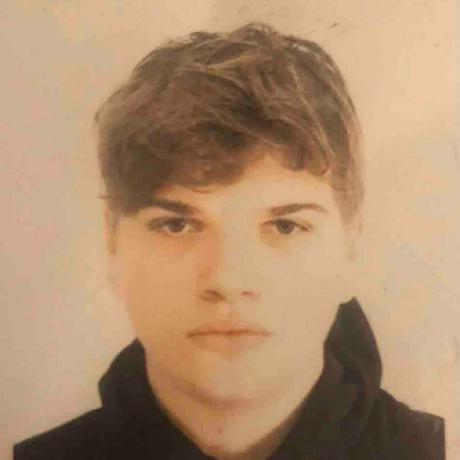
#> input picture scripts/portrait-source.jpg, 460 x 460 px
$ python make_portrait.py
#> lines starting #> are read from the running program, lines starting #| are printed output that depends on the picture
#!/usr/bin/env python3
"""Turn a photo into the animated ASCII portrait at the top of the README.

Run it by hand rather than on a schedule, since the photo only changes when
you change it:

    python3 scripts/make_portrait.py            # rebuild portrait.svg
    python3 scripts/make_portrait.py --preview  # print it to the terminal

Needs Pillow, NumPy and fontTools (the daily stats script needs none of
these; keeping them here means the workflow stays dependency-free).

Two things make the result readable rather than mush:

  * The ramp is measured, not guessed. Every candidate glyph is rendered in
    the real typeface and ranked by how much ink it actually puts in its
    cell, so the steps are evenly spaced in tone. A hand-written ramp like
    " .:-=+*#@" assumes a coverage order the font may not honour.
  * The photo gets local contrast before sampling. This is a scanned print
    whose background (luminance 178-206) overlaps the lit cheek (168-182),
    so no global threshold can separate them; subtracting a heavy blur
    restores the local detail a plain autocontrast flattens.

The typeface is subset to just the ramp glyphs and inlined as base64. That
isn't decoration: an SVG loaded through <img> may not fetch subresources, so
a linked font would never arrive, and the grid assumes an advance width of
exactly 0.6 em, and a viewer whose default monospace is narrower would see the
portrait squeezed. The subset costs about 2 KB.
"""
import argparse
import base64
import io
import os

import numpy as np
from PIL import Image, ImageDraw, ImageFilter, ImageFont, ImageOps

HERE = os.path.dirname(os.path.abspath(__file__))
ROOT = os.path.dirname(HERE)
TTF = os.path.join(HERE, "fonts", "JetBrainsMono-Regular.ttf")
SOURCE = os.path.join(HERE, "portrait-source.jpg")
OUT = os.path.join(ROOT, "assets", "portrait.svg")

# Glyphs allowed in the ramp: no XML metacharacters, nothing that reads as
# punctuation noise at 8px, and no space-lookalikes beyond the space itself.
CANDIDATES = " .':^~+-\\/|][)(tfjrxnuvczXYUJCLQ0OZmwqpdbkhao*#MW&8%B@$"

COLS = 72               # grid width in characters
CROP = (70, 0, 400, 424)  # source pixels: tighten onto head and shoulders
BLUR_FRAC = 0.09        # local-contrast radius, as a fraction of crop width
BLUR_AMOUNT = 1.1       # how much of the high-pass detail to add back
WHITE_POINT = 0.22      # ink below this is background: drop it to blank
GAMMA = 0.92            # <1 lifts the midtones the white point pulls down
VIGNETTE = (0.82, 1.30) # normalised radii: fully opaque -> fully faded
LEVELS = 11             # ramp steps

FS = 8.0                # font size, px
LH = 8.0                # line height, px; tight, so cells stay square-ish
ADV = 0.6               # JetBrains Mono advance width, em
PAD = 6.0
ROW_DUR = 0.09          # one row's wipe
ROW_STEP = 0.042        # stagger between rows
ROW_FADE = 0.55         # each row keeps easing up long after its wipe lands,
                        # so a soft band travels down the image instead of
                        # rows snapping on one at a time

INK_LIGHT, INK_DARK = "#30363d", "#c9d1d9"
CURSOR = "#2da44e"


# ---------------------------------------------------------------- ramp

def measure_coverage(px=64):
    """Ink coverage of each candidate glyph in its own cell, 0..1."""
    font = ImageFont.truetype(TTF, px)
    cell = (max(int(round(font.getlength("M"))), 1), px)
    out = {}
    for ch in CANDIDATES:
        img = Image.new("L", cell, 0)
        ImageDraw.Draw(img).text((0, 0), ch, fill=255, font=font, anchor="la")
        out[ch] = sum(img.getdata()) / (255.0 * cell[0] * cell[1])
    return out


def build_ramp(coverage, levels):
    """Glyphs whose measured coverage is as evenly spaced as possible."""
    ranked = sorted(coverage.items(), key=lambda kv: kv[1])
    lo, hi = ranked[0][1], ranked[-1][1]
    ramp = []
    for i in range(levels):
        target = lo + (hi - lo) * i / (levels - 1)
        ch = min(ranked, key=lambda kv: abs(kv[1] - target))[0]
        if not ramp or ch != ramp[-1]:
            ramp.append(ch)
    return "".join(ramp)


# ---------------------------------------------------------------- image

def vignette_mask(shape, inner, outer):
    h, w = shape
    yy, xx = np.mgrid[0:h, 0:w]
    r = np.hypot((xx - w / 2) / (w / 2), (yy - h / 2) / (h / 2))
    return np.clip((outer - r) / (outer - inner), 0.0, 1.0)


def to_grid(path, ramp):
    """Sample the photo into a grid of ramp indices, densest = darkest."""
    im = Image.open(path).convert("L").crop(CROP)
    a = np.asarray(im, dtype=float)

    radius = max(a.shape[1] * BLUR_FRAC, 1.0)
    blur = np.asarray(im.filter(ImageFilter.GaussianBlur(radius)), dtype=float)
    a = np.clip(a + (a - blur) * BLUR_AMOUNT, 0, 255)
    a = (a - a.min()) / max(a.max() - a.min(), 1.0)

    rows = max(1, int(round(COLS * (a.shape[0] / a.shape[1]) * ADV)))
    small = np.asarray(
        Image.fromarray((a * 255).astype(np.uint8))
             .resize((COLS, rows), Image.LANCZOS), dtype=float) / 255.0

    ink = 1.0 - small                                    # 1 = darkest
    ink = np.clip((ink - WHITE_POINT) / (1.0 - WHITE_POINT), 0.0, 1.0)
    ink = ink ** GAMMA
    ink *= vignette_mask(ink.shape, *VIGNETTE)
    return np.rint(ink * (len(ramp) - 1)).astype(int)


# ---------------------------------------------------------------- font

def subset_font(chars):
    """JetBrains Mono cut down to `chars`, as WOFF (no brotli needed)."""
    from fontTools import subset
    from fontTools.ttLib import TTFont

    font = TTFont(TTF)
    options = subset.Options(desubroutinize=True, notdef_outline=False)
    options.layout_features = []
    options.name_IDs = []
    options.drop_tables += ["GSUB", "GPOS", "GDEF", "kern"]
    subsetter = subset.Subsetter(options=options)
    subsetter.populate(text="".join(sorted(set(chars))))
    subsetter.subset(font)
    font.flavor = "woff"
    buf = io.BytesIO()
    font.save(buf)
    return buf.getvalue()


# ---------------------------------------------------------------- svg

def esc(s):
    return s.replace("&", "&amp;").replace("<", "&lt;").replace(">", "&gt;")


# [54 lines left out: function build_svg, not called in this run]


# ---------------------------------------------------------------- main

def main():
    ap = argparse.ArgumentParser(description=__doc__)
    ap.add_argument("--source", default=SOURCE, help="photo to convert")
    ap.add_argument("--out", default=OUT, help="svg to write")
    ap.add_argument("--preview", action="store_true",
                    help="print the grid instead of writing the svg")
    args = ap.parse_args()

    ramp = build_ramp(measure_coverage(), LEVELS)
#> after the loop in measure_coverage, `for ch in CANDIDATES:`:
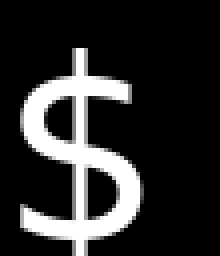
#> img: PIL image 55x64 L (shown 4 times larger); min 0, max 255, mean 44.9
#> after the loop in measure_coverage, `for ch in CANDIDATES:`: out = 55 items
#> in build_ramp, `ranked = sorted(coverage.items(), key=lambda kv: kv[1])`: ranked = 55 items, first 6: (' ', 0), ('.', 0.015), ('-', 0.0239), ("'", 0.0257), (':', 0.03), ('~', 0.0589)
#> in build_ramp, `lo, hi = ranked[0][1], ranked[-1][1]`: lo = 0; hi = 0.275
#> the loop in build_ramp, `for i in range(levels):` made 11 passes
#> (target, ch) on passes 1 to 11: (0, ' '), (0.0275, "'"), (0.055, '~'), (0.0824, '|'), (0.11, 't'), (0.137, 'n'), (0.165, 'a'), (0.192, '0'), (0.22, '%'), (0.247, '@'), (0.275, 'W')
#> after the loop in build_ramp, `for i in range(levels):`: ramp = [' ', "'", '~', '|', 't', 'n', 'a', '0', '%', '@', 'W']
#> ramp = " '~|tna0%@W"
    grid = to_grid(args.source, ramp)
#> in to_grid, `im = Image.open(path).convert("L").crop(CROP)`:
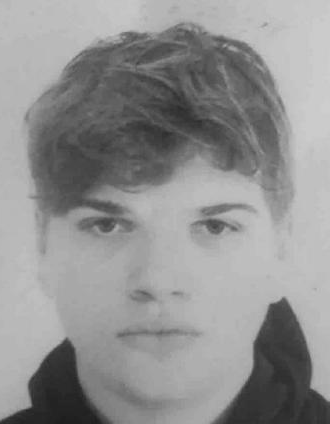
#> im: PIL image 330x424 L; min 29, max 207, mean 144.5
#> in to_grid, `blur = np.asarray(im.filter(ImageFilter.GaussianBlur(radius)), dtype=f..`:
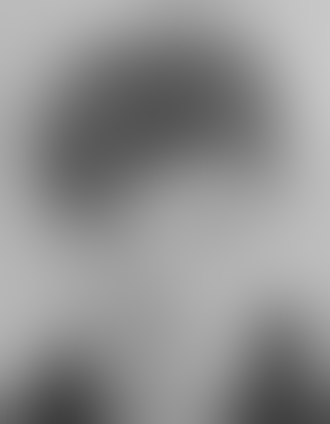
#> blur: shape (424, 330) float64; min 62, max 200, mean 144.8
#> in to_grid, `a = np.clip(a + (a - blur) * BLUR_AMOUNT, 0, 255)`:
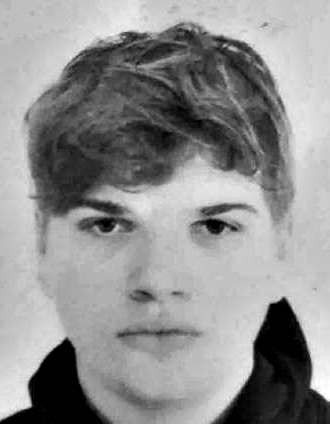
#> a: shape (424, 330) float64; min 0, max 255, mean 144.5
#> in to_grid, `small = np.asarray( Image.fromarray((a * 255).astype(np.uint8)) .resiz..`:
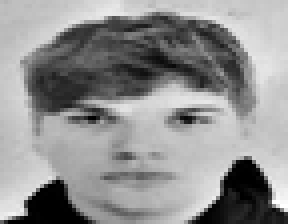
#> small: shape (56, 72) float64 (shown 4 times larger); min 0, max 1, mean 0.565
#> in to_grid, `ink = 1.0 - small`:
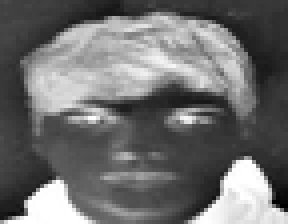
#> ink: shape (56, 72) float64 (shown 4 times larger); min 0, max 1, mean 0.435
#> in to_grid, `ink *= vignette_mask(ink.shape, *VIGNETTE)`:
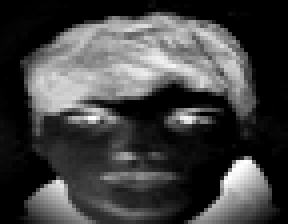
#> ink: shape (56, 72) float64 (shown 4 times larger); min 0, max 1, mean 0.26

    if args.preview:
        print(f"ramp {ramp!r}  grid {grid.shape[1]}x{grid.shape[0]}")
        for row in grid:
            print("".join(ramp[i] for i in row).rstrip())
        return

    svg = build_svg(grid, ramp, subset_font(ramp))
    with open(args.out, "w", encoding="utf-8") as f:
        f.write(svg)
    rows = grid.shape[0]
    print(f"{args.out}: {grid.shape[1]}x{rows} chars, ramp {ramp!r}, "
          f"{len(svg) / 1024:.1f} KB, "
          f"reveal {rows * ROW_STEP + ROW_DUR:.1f}s")


if __name__ == "__main__":
#> (the run stopped early here; a loop or call above may not have finished)
